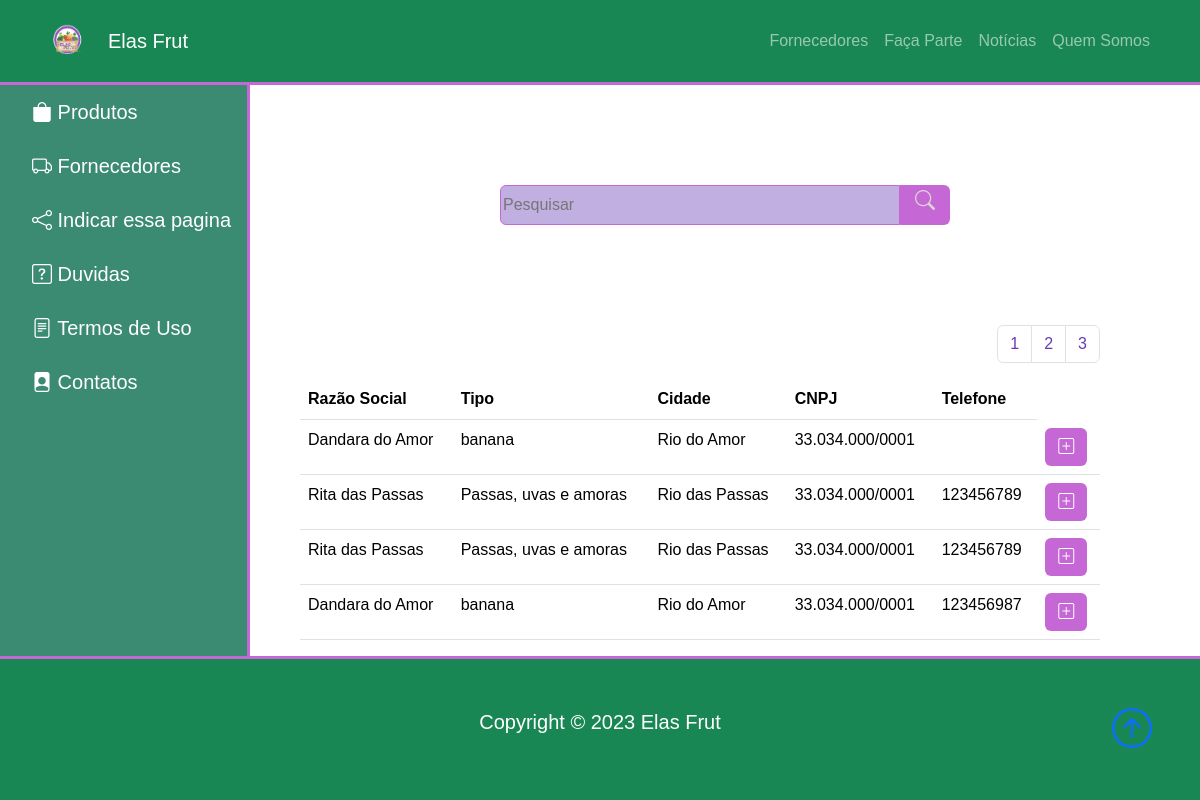
The page /listafornecedores.php on the database its author committed.
### tables this page shows
CREATE TABLE `tblcadfornecedor` (
  `id` int(11) NOT NULL,
  `razaosocial` varchar(100) DEFAULT NULL,
  `cnpj` varchar(15) DEFAULT NULL,
  `forndtcad` date DEFAULT NULL,
  `emailforn` varchar(50) DEFAULT NULL,
  `telforn` varchar(15) DEFAULT NULL,
  `fotologo` varchar(100) DEFAULT NULL,
  `prod` varchar(100) DEFAULT NULL,
  `cepforn` varchar(10) DEFAULT NULL,
  `enderecoforn` varchar(100) DEFAULT NULL,
  `numero` int(10) DEFAULT NULL,
  `complforn` varchar(50) DEFAULT NULL,
  `bairroforn` varchar(40) DEFAULT NULL,
  `cidadeforn` varchar(40) DEFAULT NULL,
  `msociaisforn` varchar(150) DEFAULT NULL,
  `loginforn` varchar(50) DEFAULT NULL,
  `senhaforn` varchar(20) DEFAULT NULL,
  `quemsoueu` varchar(500) DEFAULT NULL
);

### listafornecedores.php (the view, shortened to what this page needs)
<?php
include "conexao.php";
$sql = "select * from tblcadfornecedor";
$qry = mysqli_query($con,$sql);
?>
<!DOCTYPE html>
<html lang="pt-br">
<head>
    <link rel="stylesheet" href="https://cdn.jsdelivr.net/npm/bootstrap-icons@1.10.5/font/bootstrap-icons.css">
    <link href="https://cdn.jsdelivr.net/npm/bootstrap@5.3.1/dist/css/bootstrap.min.css" rel="stylesheet">
    <link rel="stylesheet" href="css/listfornecedor.css">
</head>
<body>
    <nav class="navbar navbar-expand-lg bg-success navbar-dark py-3">
        <div class="container">
            <img src="img/logo4.png" alt="" width="50" height="50" class="navbar-right">
            <a href="index.php" class="navbar-brand mx-3">Elas Frut</a>
            <div class="collapse navbar-collapse" id="navmenu">
                <ul class="navbar-nav ms-auto">
                    <li class="nav-item">
                        <a href="listafornecedores.php" class="nav-link">Fornecedores</a>
                    </li>
                    <li class="nav-item">
                        <a href="index.php #facaparte" class="nav-link">Faça Parte</a>
                    </li>
                    <li class="nav-item">
                        <a href="#noticias" class="nav-link">Notícias</a>
                    </li>
                    <li class="nav-item">
                        <a href="index.php #quemsomos" class="nav-link">Quem Somos</a>
                    </li>
                </ul>
            </div>
        </div>
    </nav>
    <nav class="nav-lateral" >
        <a class="text-nav-lateral" href="listaprodut.php"><i class="bi bi-bag-fill"></i> Produtos</a>
        <a class="text-nav-lateral" href="#"><i class="bi bi-truck"></i> Fornecedores</a>
        <a class="text-nav-lateral" href="#"><i class="bi bi-share"></i> Indicar essa pagina</a>
        <a class="text-nav-lateral" href="#"><i class="bi bi-question-square"></i> Duvidas</a>
        <a class="text-nav-lateral" href="#"><i class="bi bi-file-text"></i> Termos de Uso</a>
        <a class="text-nav-lateral" href="#"><i class="bi bi-file-person-fill"></i> Contatos</a>
    </nav>
<main class="main">
    <div class="btn-pesquisa">
        <input type="text" placeholder="Pesquisar">
        <a class="lupa" href="#"><i class="bi bi-search"></i></a>
    </div>
    <nav aria-label="Page navigation example">
      <ul class="pagination justify-content-end">
            <li class="page-item"><a class="page-link" href="#">1</a></li>
            <li class="page-item"><a class="page-link" href="#">2</a></li>
            <li class="page-item"><a class="page-link" href="#">3</a></li>
    </ul>
    </nav>
    <table class="table">
        <thead>
            <div class="title-table">
            <tr >
                <th scope="col">Razão Social</th>
                <th scope="col">Tipo</th>
                <th scope="col">Cidade</th>
                <th scope="col">CNPJ</th>
                <th scope="col">Telefone</th>
            </tr>
            </div>
        </thead>
        <tbody>
        <?php
         while($linha = mysqli_fetch_array($qry)){
        ?>
        <tr>
            <td><?php echo $linha['razaosocial'] ?></td>
            <td><?php echo $linha['prod'] ?></td>
            <td><?php echo $linha['cidadeforn']?></td>
            <td><?php echo $linha['cnpj']?></td>
            <td><?php echo $linha['telforn']?></td>
            <td><button type="button" class="btn view_data"  id="<?php echo $id = $linha['id'];?>"><i class="bi bi-plus-square"></i></button></td>
        </tr>
        <?php
         }?>
         </tbody>
     </table>
        </main>
    <footer class="p-5 bg-success text-white text-center position-relative">
        <div class="container">
            <p class="lead">Copyright &copy; 2023 Elas Frut</p>
            <a href="#" class="position-absolute bottom-0 end-0 p-5">
                <i class="bi bi-arrow-up-circle h1"></i>
            </a>
        </div>
    </footer>
</body>
</html>

### css/listfornecedor.css (style rules this page uses)
body { font-family: Arial, Helvetica, sans-serif; margin: 0; }
a { text-decoration: none; }
.nav-lateral { height: 100%; width: 250px; background-color:#3B8A72; position: fixed; border-right: 3px solid #C667D6; }
.text-nav-lateral { color: white; font-size: 20px; display: block; padding: 12px 10px 12px 32px; }
.navbar { background-color: #3B8A72; border-bottom: 3px solid#C667D6; }
.btn-pesquisa { text-align: center; margin: 100px; }
.btn-pesquisa input { height: 40px ; width: 400px; background: #683ab767; border: 1px solid #C667D6 ; border-radius: 6px; border-top-right-radius: 0; border-bottom-right-radius: 0; outline: none; }
.btn-pesquisa a { position: absolute; height: 40px; width: 50px; font-size: 20px; color: #ddd6d6; cursor: pointer; background-color:#C667D6; border-top-right-radius: 6px; border-bottom-right-radius: 6px; }
.page-link { color: #673ab7; }
.btn { background:#C667D6; color: #ffffff; }
.main { margin-left: 300px; margin-right: 100px; overflow: hidden; }
footer { position: fixed; background-color: #3B8A72; border-top: 3px solid #C667D6; text-align: center; bottom: 0; left: 0; width: 100%; }

### rows shown on the page
tblcadfornecedor: razaosocial "Dandara do Amor", prod "banana", cidadeforn "Rio do Amor", cnpj "33.034.000/0001"
tblcadfornecedor: razaosocial "Rita das Passas", prod "Passas, uvas e amoras", cidadeforn "Rio das Passas", cnpj "33.034.000/0001", telforn "123456789"
tblcadfornecedor: razaosocial "Rita das Passas", prod "Passas, uvas e amoras", cidadeforn "Rio das Passas", cnpj "33.034.000/0001", telforn "123456789"
tblcadfornecedor: razaosocial "Dandara do Amor", prod "banana", cidadeforn "Rio do Amor", cnpj "33.034.000/0001", telforn "123456987"
